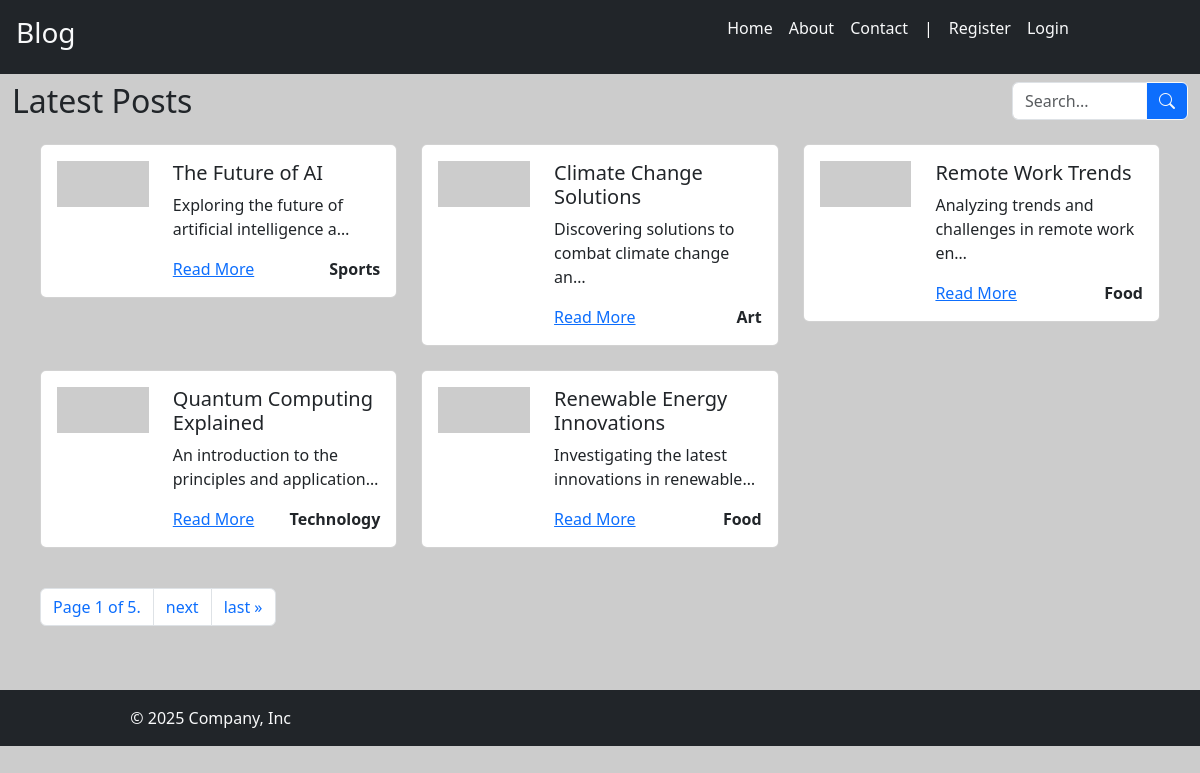
The page / on the database its author committed.
### blog/models.py (models this page shows, shortened)
class Post(models.Model):
    title = models.CharField(max_length=100)
    content = models.TextField()
    if settings.MACHINE_ENV == "local":
        image = models.ImageField(max_length=500, null=True, blank=True,upload_to="posts/images")
    else:
        image = models.CharField(max_length=500, null=True, blank=True)
    created_at = models.DateTimeField(auto_now_add=True)
    slug = models.SlugField(max_length=255,unique=True)
    category = models.ForeignKey(Category, on_delete=models.CASCADE)
    user = models.ForeignKey(User,on_delete=models.CASCADE,null=True)
    is_published = models.BooleanField(default=False)
    @property
    def formatted_img_url(self):
        url = self.image if self.image.__str__().startswith(('http://','https://')) else self.image.url
        return url

class Category(models.Model):
    name = models.CharField(max_length=100)

### blog/views.py (the view)
# urls.py: path("", views.index, name="index"),
def index(request):
    posts = Post.objects.filter(is_published=True)
    paginator = Paginator(posts, 5)
    pg_number = request.GET.get("page")
    pg_obj = paginator.get_page(pg_number)
    return render(request, "blog/index.html", {"pg_obj": pg_obj})

### blog/templates/blog/index.html (shortened to what this page needs)
{% extends 'blog/base.html'%} {% block content %}
<div class="container-fluid">
  <div class="row my-2">
    <div class="col">
      <h2>Latest Posts</h2>
    </div>
    <div class="col col-sm-5 col-md-3 col-lg-2">
      <div class="input-group">
        <input
          type="text"
          class="form-control"
          placeholder="Search..."
          aria-label="Search"
        />
        <button
          class="btn btn-outline-light btn-primary"
          type="button"
          id="button-search"
        >
          <i class="bi bi-search"></i>
        </button>
      </div>
    </div>
  </div>
  <div class="row m-3">
    {% if pg_obj %} {% for post in pg_obj %}
    <div class="col-12 col-sm-6 col-lg-4 mb-4">
      <div class="card">
        <div class="card-body">
          <div class="row">
            <div class="col-md-4">
              <img src="{{post.formatted_img_url}}" class="img-fluid" alt="..." />
            </div>
            <div class="col-md-8">
              <h5 class="card-title">{{post.title}}</h5>
              <p class="card-text">{{post.content|truncatechars:50}}</p>
              <div class="d-flex justify-content-between">
                <a href="{% url 'blog:detail' slug=post.slug %}">Read More</a>
                <a class="text-decoration-none text-dark fw-bold" href="#"
                  >{{post.category.name}}</a
                >
              </div>
            </div>
          </div>
        </div>
      </div>
    </div>
    {% endfor %}
    <div class="col-12 my-3">
      {% if pg_obj.has_other_pages %}
      <nav aria-label="Page navigation">
        <ul class="pagination">
          <li class="page-item">
            <span class="page-link"
              >Page {{pg_obj.number}} of {{pg_obj.paginator.num_pages}}.</span
            >
          </li>
          {% if pg_obj.has_next%}
          <li class="page-item">
            <a
              class="page-link"
              href="?page={{pg_obj.next_page_number}}"
              aria-label="Next"
            >
              <span aria-hidden="true">next</span>
            </a>
          </li>
          <li class="page-item">
            <a
              class="page-link"
              href="?page={{pg_obj.paginator.num_pages}}"
              aria-label="Last"
            >
              <span aria-hidden="true">last &raquo;</span>
            </a>
          </li>
          {% endif%}
        </ul>
      </nav>
      {%endif%}
    </div>
    {% else %}
    <p>No post available</p>
    <p>{% endif %}</p>
  </div>
</div>
{% endblock %}

### blog/templates/blog/base.html (shortened to what this page needs)
{% load static %}
<!DOCTYPE html>
<html lang="en">
  <head>
    <link
      href="https://cdn.jsdelivr.net/npm/bootstrap@5.3.3/dist/css/bootstrap.min.css"
      rel="stylesheet"
    />
    <link rel="stylesheet" href="{% static 'blog/css/style.css' %}" />
    <link
      rel="stylesheet"
      href="https://cdn.jsdelivr.net/npm/bootstrap-icons@1.3.0/font/bootstrap-icons.css"
    />
  </head>
  <body>
    {% include 'blog/includes/header.html' %} {% block content %} {% endblock %}
    {% include 'blog/includes/footer.html' %}
  </body>
</html>

### blog/templates/blog/includes/header.html
<header class="p-3 bg-dark text-white">
  <div class="row">
    <div class="col">
      <h3><a class="text-light text-decoration-none" href="/">Blog</a></h3>
    </div>
    <div class="col">
      <div class="d-flex justify-content-center gap-3">
        <a class="text-light text-decoration-none" href="/">Home</a>
        <a class="text-light text-decoration-none" href="/about">About</a>
        <a class="text-light text-decoration-none" href="/contact">Contact</a>
        <span>|</span>
        {% if user.is_authenticated %}
        <a class="text-light text-decoration-none" href="{% url "blog:dashboard"%}">Dashboard</a>
        <a class="text-light text-decoration-none" href="{% url "blog:logout"%}">Logout</a>
        {% else %}
        <a class="text-light text-decoration-none" href="{% url "blog:register"%}">Register</a>
        <a class="text-light text-decoration-none" href="{% url "blog:login"%}">Login</a>
        {% endif %}
      </div>
    </div>
  </div>
</header>

### blog/templates/blog/includes/footer.html
<footer class="bg-dark text-light p-3 sticky-bottom">
  <div class="col-4 d-flex justify-content-center align-items-center">
    <span class="text-light">© 2025 Company, Inc</span>
  </div>
</footer>

### blog/static/blog/css/style.css (style rules this page uses)
body { background-color: #cccccc; }

### rows shown on the page
Post: title "The Future of AI", content "Exploring the future of artificial intelligence a…", category.name "Sports"
Post: title "Climate Change Solutions", content "Discovering solutions to combat climate change an…", category.name "Art"
Post: title "Remote Work Trends", content "Analyzing trends and challenges in remote work en…", category.name "Food"
Post: title "Quantum Computing Explained", content "An introduction to the principles and application…", category.name "Technology"
Post: title "Renewable Energy Innovations", content "Investigating the latest innovations in renewable…", category.name "Food"

### other values the page prints
{{ pg_obj.number }} "1"
{{ pg_obj.paginator.num_pages }} "5"
